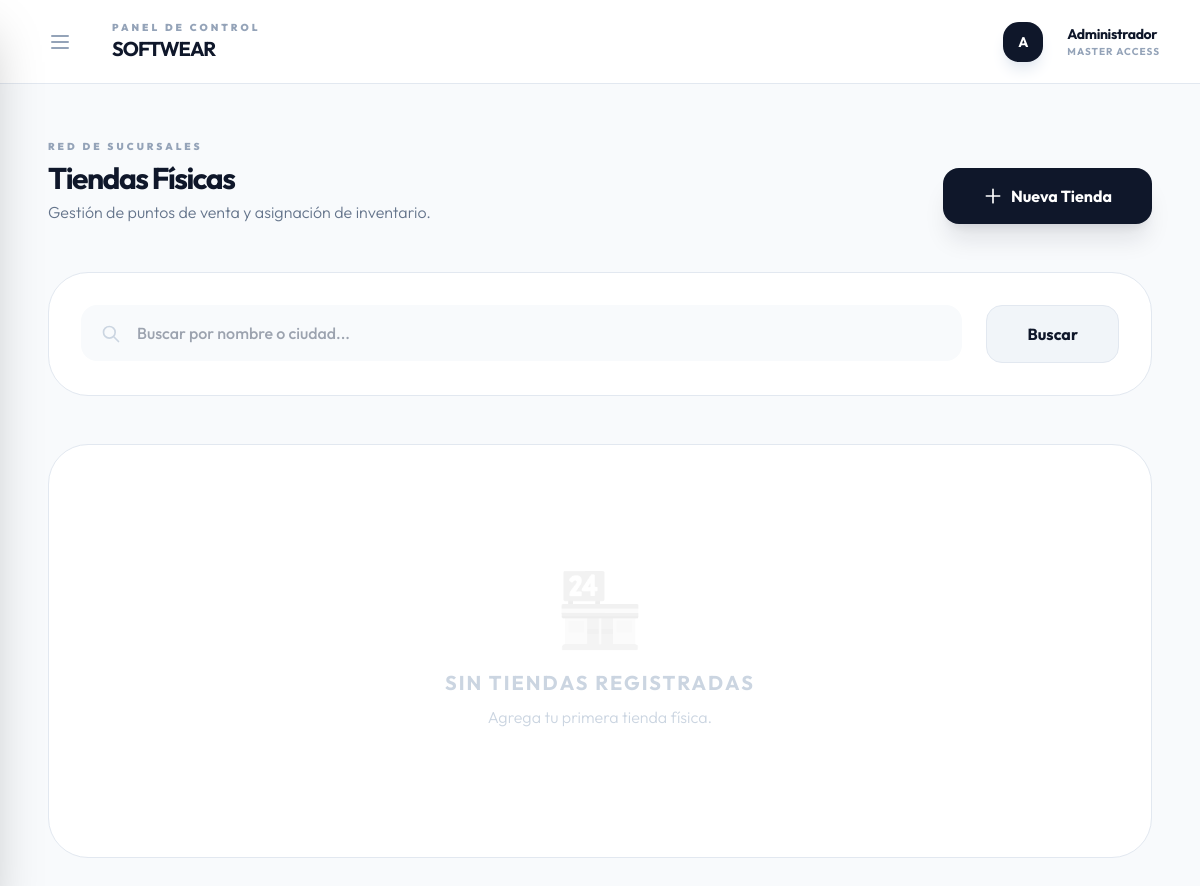
/adminpanel/tiendas/, run on an earlier commit of the app's database.
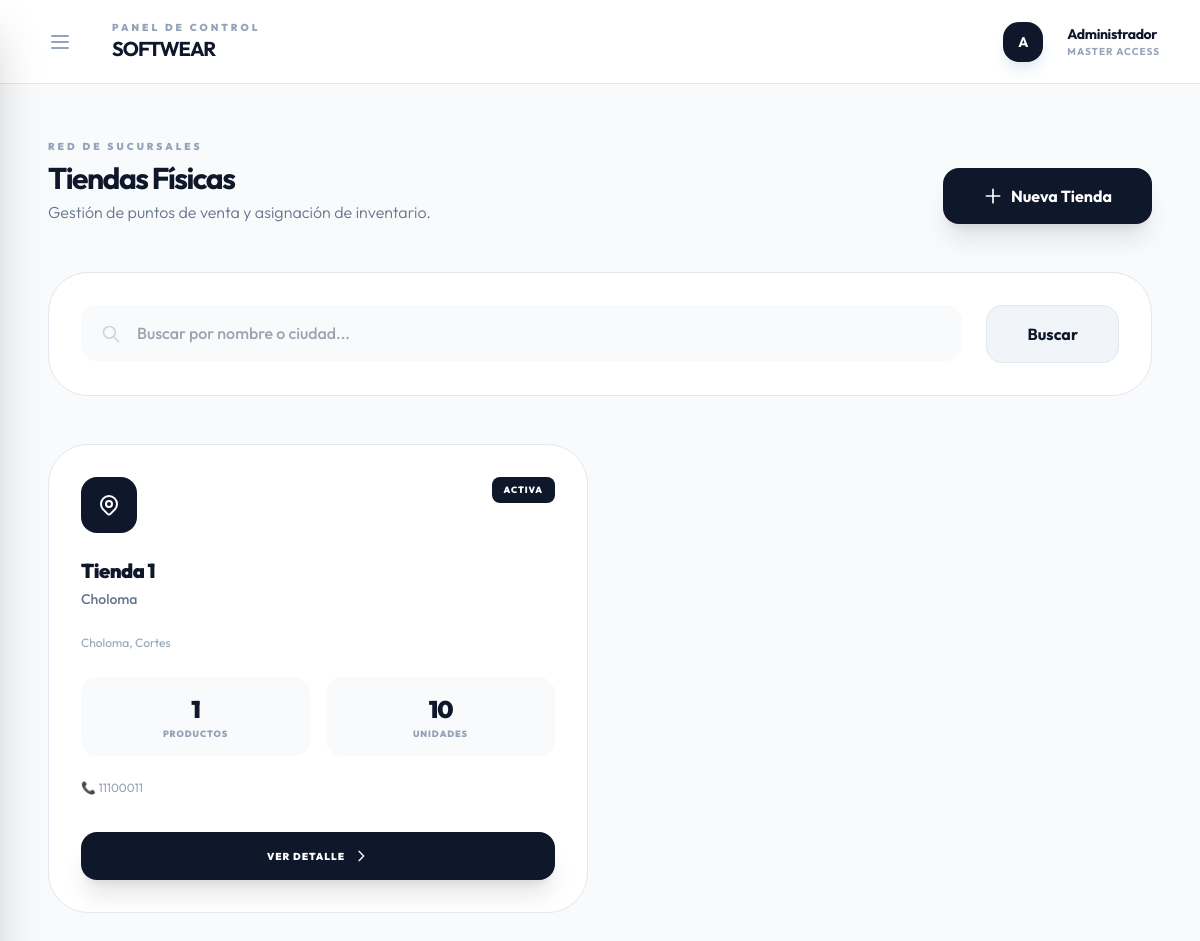
And on a later commit of the database.
### store/models.py (models this page shows, shortened)
class PhysicalStore(models.Model):
    name = models.CharField(max_length=200, verbose_name="Nombre de la tienda")
    address = models.TextField(verbose_name="Dirección")
    city = models.CharField(max_length=100, verbose_name="Ciudad")
    phone = models.CharField(max_length=50, blank=True, verbose_name="Teléfono")
    email = models.EmailField(blank=True, verbose_name="Correo")
    description = models.TextField(blank=True, verbose_name="Descripción / Referencia")
    is_active = models.BooleanField(default=True, verbose_name="Activa")
    created_at = models.DateTimeField(auto_now_add=True, verbose_name="Fecha de creación")
    class Meta:
        verbose_name = "Tienda Física"
        verbose_name_plural = "Tiendas Físicas"
        ordering = ['name']
    @property
    def total_assigned_stock(self):
        result = self.inventory.aggregate(total=Sum('quantity'))['total']
        return result or 0
    @property
    def product_count(self):
        return self.inventory.values('product').distinct().count()

### adminpanel/views.py (the view)
# urls.py: path('tiendas/', views.physical_store_list, name='physical_store_list'),
def physical_store_list(request):
    query = request.GET.get('q', '')
    stores = PhysicalStore.objects.all()
    if query:
        stores = stores.filter(name__icontains=query) | stores.filter(city__icontains=query)
    context = {
        'stores': stores,
        'current_q': query,
    }
    return render(request, 'adminpanel/physical_store_list.html', context)

### store/context_processors.py (called while the page is built)
def tags_processor(request):
    return {
        'tags': Tag.objects.all()
    }

### adminpanel/templates/adminpanel/physical_store_list.html (shortened to what the changed rows need)
{% extends 'adminpanel/base.html' %}
{% block content %}
<div class="flex flex-col md:flex-row justify-between items-end mb-12 gap-6">
    <div>
        <h1 class="text-3xl font-bold text-slate-900 tracking-tighter mt-1">Tiendas Físicas</h1>
    </div>
</div>
{% if stores %}
<div class="grid grid-cols-1 md:grid-cols-2 xl:grid-cols-3 gap-6 mb-8">
    {% for store in stores %}
    <div
        class="bg-white rounded-[2.5rem] border border-slate-200 overflow-hidden hover:shadow-xl hover:shadow-slate-200/60 transition-all group">
        <div class="p-8">
            <div class="flex items-start justify-between mb-6">
                <div
                    class="h-14 w-14 rounded-2xl bg-slate-900 flex items-center justify-center text-white flex-shrink-0">
                </div>
                {% if store.is_active %}
                <span
                    class="px-3 py-1.5 bg-slate-900 text-white text-[9px] font-black uppercase tracking-widest rounded-lg">Activa</span>
                {% else %}
                <span
                    class="px-3 py-1.5 bg-slate-100 text-slate-400 text-[9px] font-black uppercase tracking-widest rounded-lg">Inactiva</span>
                {% endif %}
            </div>
            <h2 class="text-xl font-black text-slate-900 tracking-tight mb-1">{{ store.name }}</h2>
            <p class="text-slate-500 font-medium text-sm mb-6">{{ store.city }}</p>
            <p class="text-xs text-slate-400 leading-relaxed mb-6">{{ store.address }}</p>
            <div class="grid grid-cols-2 gap-4 mb-6">
                <div class="bg-slate-50 rounded-2xl p-4 text-center">
                    <p class="text-2xl font-black text-slate-900 tracking-tighter">{{ store.product_count }}</p>
                    <p class="text-[9px] font-black text-slate-400 uppercase tracking-widest mt-0.5">Productos</p>
                </div>
                <div class="bg-slate-50 rounded-2xl p-4 text-center">
                    <p class="text-2xl font-black text-slate-900 tracking-tighter">{{ store.total_assigned_stock }}</p>
                    <p class="text-[9px] font-black text-slate-400 uppercase tracking-widest mt-0.5">Unidades</p>
                </div>
            </div>
            {% if store.phone %}
            <p class="text-xs text-slate-400 mb-1">📞 {{ store.phone }}</p>
            {% endif %}
        </div>
        <div class="px-8 pb-8">
            <a href="{% url 'adminpanel:physical_store_detail' store.id %}"
                class="w-full py-4 bg-slate-900 text-white rounded-2xl font-black text-[10px] uppercase tracking-widest hover:bg-black transition-all active:scale-95 shadow-xl shadow-slate-900/10 flex items-center justify-center gap-2">
                Ver Detalle
                <svg xmlns="http://www.w3.org/2000/svg" class="h-4 w-4" fill="none" viewBox="0 0 24 24"
                    stroke="currentColor">
                    <path stroke-linecap="round" stroke-linejoin="round" stroke-width="2" d="M9 5l7 7-7 7" />
                </svg>
            </a>
        </div>
    </div>
    {% endfor %}
</div>
{% else %}
<div class="bg-white rounded-[2.5rem] border border-slate-200 py-32 text-center">
    <div class="text-7xl mb-6 grayscale opacity-10">🏪</div>
    <h2 class="text-xl font-bold uppercase tracking-widest text-slate-300">Sin Tiendas Registradas</h2>
    <p class="font-light mt-2 text-slate-300">Agrega tu primera tienda física.</p>
</div>
{% endif %}
{% endblock %}

What changed in the data, as far as the page shows it:
added PhysicalStore: is_active "ACTIVA", name "Tienda 1", city "Choloma", address "Choloma, Cortes", product_count "1", total_assigned_stock "10", phone "11100011"
Also different on the page:
text no longer shown: "SIN TIENDAS REGISTRADAS Agrega tu primera tienda física."
